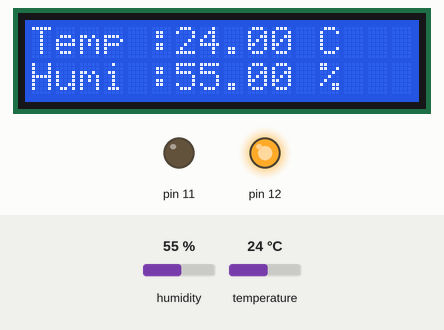
This sketch was run on a simulated Arduino Uno, built with avr-gcc and run on an emulated ATmega328P. Shown: 16×2 character LCD, output pins drawn as LEDs (lit = HIGH). Inputs (shaded band) come from the test bench; at power-on: humidity 55 %, temperature 24 °C.

Above: at 1.2 s.
1.3 s: humidity set to 51 %
At 3.5 s:
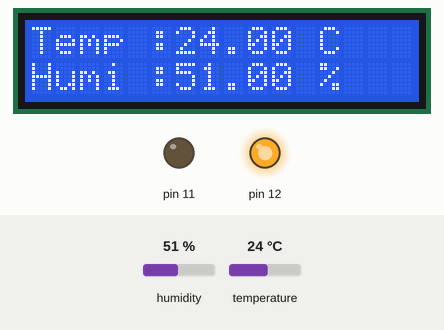
4.1 s: humidity set to 48 %
At 4.6 s:
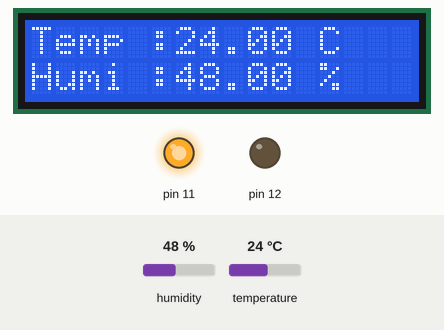
6.9 s: temperature set to 12 °C
At 9.2 s:
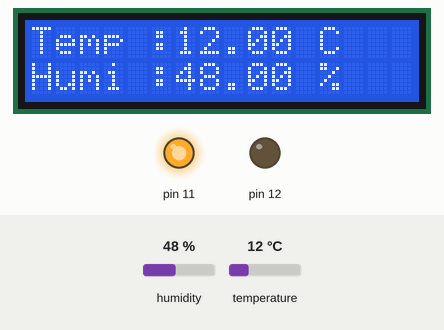
9.9 s: temperature set to 19 °C
At 11.4 s:
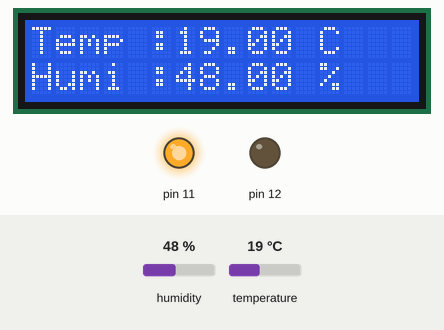
12.7 s: humidity set to 68 %
At 15.9 s:
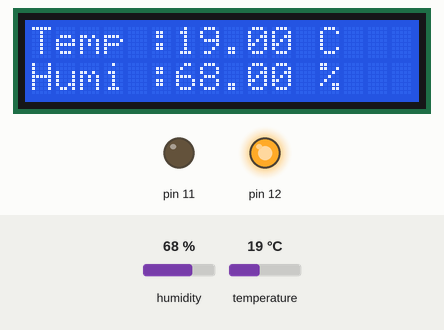
Timing chart, 0 to 17.4 s (numbered marks = the images above; inputs shaded):
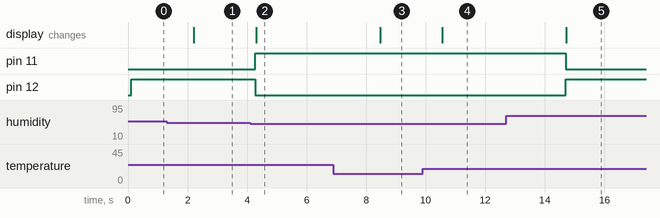

The sketch:

termphyg.ino
```cpp
#include <Wire.h>
#include <LiquidCrystal_I2C.h>
#include "DHT.h"

#define DHTPIN 13
#define DHTTYPE DHT11
// Set the LCD address to 0x27 for a 16 chars and 2 line display
LiquidCrystal_I2C lcd(0x27, 16, 2);
DHT dht(DHTPIN, DHTTYPE);

float t = 0.0;
float h = 0.0;
void setup()
{
  pinMode(12, OUTPUT);
  pinMode(11, OUTPUT);
  // initialize the LCD
  lcd.begin();
  dht.begin();

  // Turn on the blacklight and print a message.
  lcd.backlight();
  lcd.print("Hello, world!");
}

void loop()
{
  lcd.clear();
  t = dht.readTemperature();
  h = dht.readHumidity();

  if (isnan(t) || isnan(h)) {
    lcd.print("Failed to read ");
    lcd.setCursor(0, 1);
    lcd.print("Temp and Humi");
  }

  if((t < 15 || t > 30) || (h < 50)){
    digitalWrite(11, HIGH);
    digitalWrite(12, LOW);
  } else {
    digitalWrite(11, LOW);
    digitalWrite(12, HIGH);
  }

  //  print temperature
  lcd.setCursor(0, 0);
  lcd.print("Temp :");
  lcd.setCursor(6, 0);
  lcd.print(t);
  lcd.setCursor(12, 0);
  lcd.print("C");
  //  print humidity
  lcd.setCursor(0, 1);
  lcd.print("Humi :");
  lcd.setCursor(6, 1);
  lcd.print(h);
  lcd.setCursor(12, 1);
  lcd.print("%");
  delay(1000);

}
```

Measured:
- the behaviour switches between 50 and 49 % on humidity (found by bisection; images 1 and 2)
- after the input at 1.3 s, the display: changes after 0.92 s (image 1)
- after the input at 4.1 s, pin 11: LOW → HIGH after 0.17 s; pin 12: HIGH → LOW after 0.17 s; the display: changes after 0.20 s (image 2)
- after the input at 6.9 s, the display: changes after 1.6 s (image 3)
- after the input at 9.9 s, the display: changes after 0.66 s (image 4)
- after the input at 12.7 s, pin 11: HIGH → LOW after 2.0 s; pin 12: LOW → HIGH after 2.0 s; the display: changes after 2.0 s (image 5)
